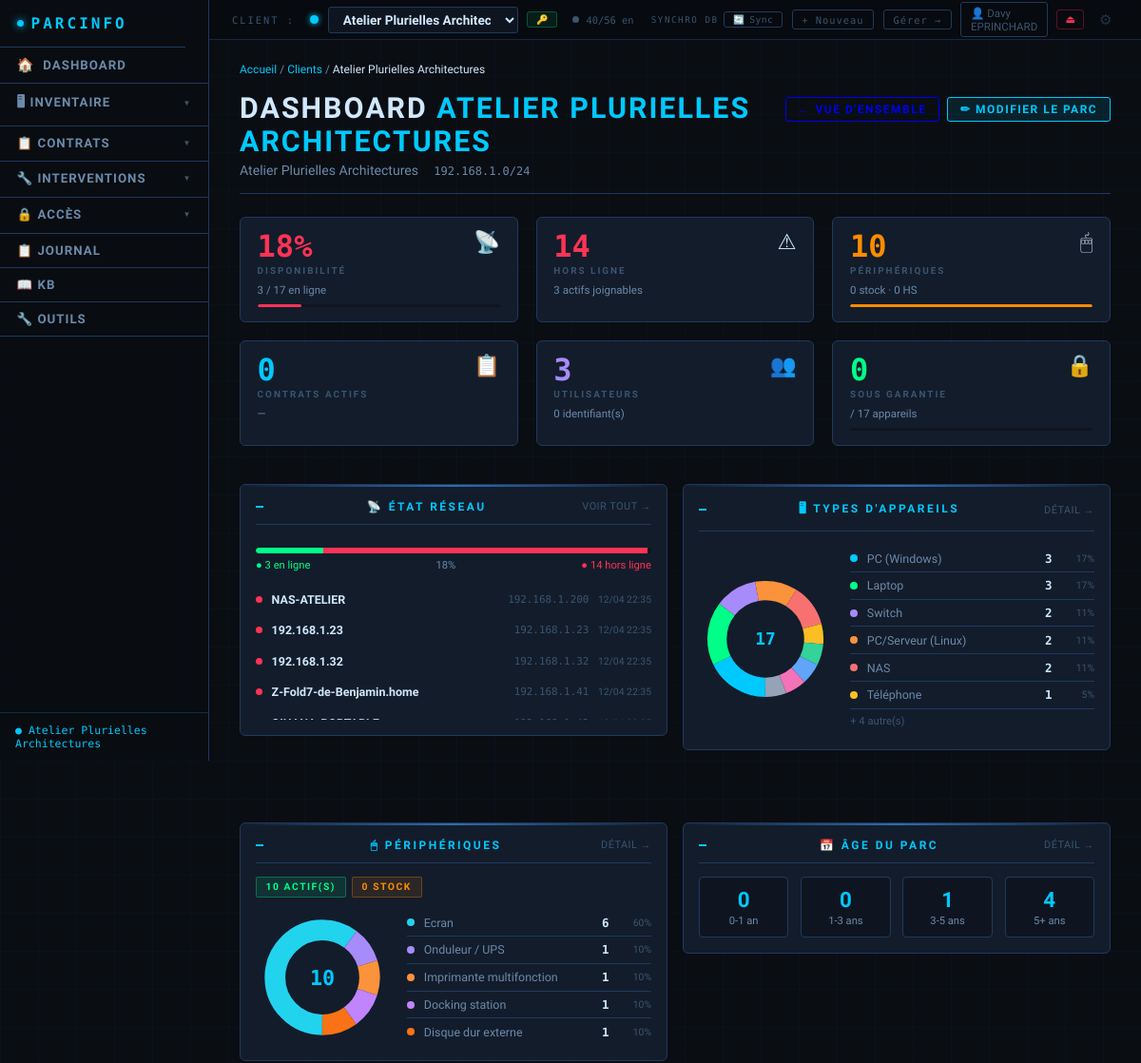
The page /client/3/dashboard (signed in, upper part) on the database as committed earlier.
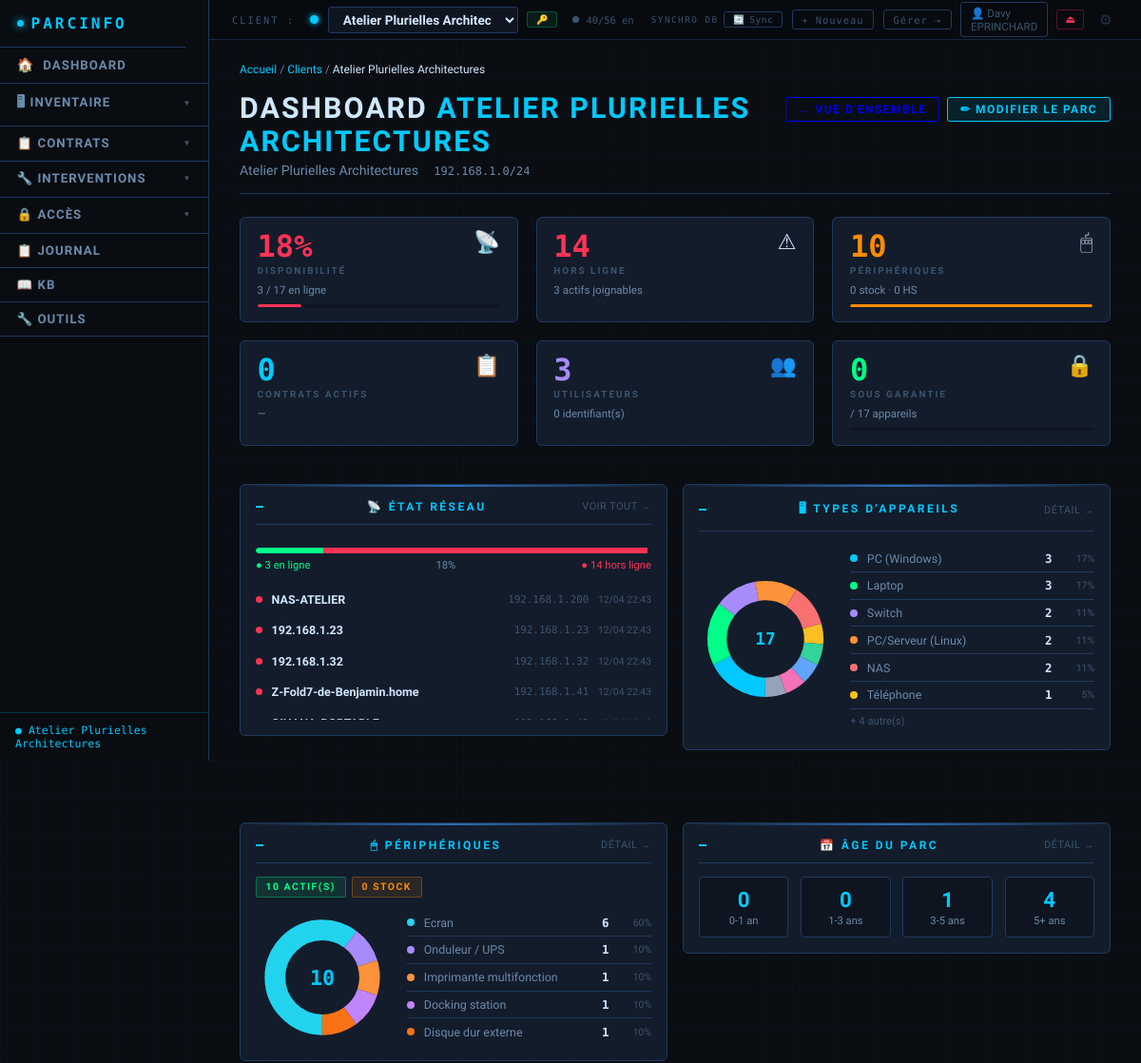
The same page on the database as committed later.
### tables this page shows
CREATE TABLE appareils (
        id INTEGER PRIMARY KEY AUTOINCREMENT,
        client_id INTEGER NOT NULL,
        nom_machine TEXT DEFAULT '', type_appareil TEXT DEFAULT '',
        marque TEXT DEFAULT '', modele TEXT DEFAULT '', numero_serie TEXT DEFAULT '',
        adresse_ip TEXT DEFAULT '', adresse_mac TEXT DEFAULT '', nom_dns TEXT DEFAULT '',
        utilisateur TEXT DEFAULT '', service TEXT DEFAULT '', localisation TEXT DEFAULT '',
        date_achat TEXT DEFAULT '', duree_garantie INTEGER DEFAULT 0, date_fin_garantie TEXT DEFAULT '',
        fournisseur TEXT DEFAULT '', prix_achat REAL, numero_commande TEXT DEFAULT '',
        os TEXT DEFAULT '', version_os TEXT DEFAULT '', ram TEXT DEFAULT '', cpu TEXT DEFAULT '',
        stockage TEXT DEFAULT '', statut TEXT DEFAULT 'actif', dernier_ping TEXT DEFAULT '',
        en_ligne INTEGER DEFAULT 0, decouvert_scan INTEGER DEFAULT 0, ports_ouverts TEXT DEFAULT '',
        notes TEXT DEFAULT '', date_creation TEXT DEFAULT '', date_maj TEXT DEFAULT '',
        user_login TEXT DEFAULT '', user_password TEXT DEFAULT '',
        admin_login TEXT DEFAULT '', admin_password TEXT DEFAULT '',
        anydesk_id TEXT DEFAULT '', anydesk_password TEXT DEFAULT '', carte_graphique TEXT DEFAULT '', av_marque TEXT DEFAULT '', av_nom TEXT DEFAULT '', av_date_debut TEXT DEFAULT '', av_date_fin TEXT DEFAULT '', av_contrat_id INTEGER, garantie_alerte_ignoree INTEGER DEFAULT 0, edr_marque TEXT DEFAULT '', edr_nom TEXT DEFAULT '', edr_date_fin TEXT DEFAULT '', edr_contrat_id INTEGER, rmm_marque TEXT DEFAULT '', rmm_nom TEXT DEFAULT '', rmm_agent_id TEXT DEFAULT '', rmm_date_fin TEXT DEFAULT '', rmm_contrat_id INTEGER, logiciels TEXT DEFAULT '[]',
        FOREIGN KEY(client_id) REFERENCES clients(id) ON DELETE CASCADE);

### app.py (the view)
@app.route('/client/<int:cid>/dashboard')
@login_required
def client_dashboard_view(cid):
    if not get_client_access(cid):
        flash('Accès refusé à ce client', 'danger')
        return redirect(url_for('index'))
    session['client_id'] = cid
    return single_client_dashboard(cid)

### app.py (called while the page is built)
def retry_db_query(query_func, max_retries=5):
    retry_delay = 0.05  # 50ms initial
    for attempt in range(max_retries):
        try:
            return query_func()
        except sqlite3.OperationalError as e:
            if 'locked' in str(e).lower() and attempt < max_retries - 1:
                time.sleep(retry_delay * (2 ** attempt))
                continue
            else:
                raise e
        except Exception as e:
            raise e

@app.context_processor
def inject_auth_context():
    u = None
    uid = session.get('auth_user_id')
    if uid:
        try:
            conn = get_db()
            u = row_to_dict(conn.execute('SELECT id,login,nom,prenom,role,logo_fichier FROM auth_users WHERE id=?', (uid,)).fetchone() or {})
            conn.close()
        except Exception:
            logger.exception('Erreur inject_auth_context')
    return dict(auth_user=u)

@app.context_processor
def inject_csrf_token():
    return dict(csrf_token=_get_csrf_token())

@app.before_request
def csrf_protect():
    validate_csrf_request()

def _compute_device_types(stats):
    return {
        'repartition': stats['repartition'],
        'types_chart': stats['types_chart'],
    }

### templates/client_dashboard.html (shortened to what the changed rows need)
{% extends "base.html" %}
{% block content %}
<div class="page-header" style="display:flex;align-items:flex-start;justify-content:space-between;gap:1rem;">
    <div>
        <h1>Dashboard <span>{{ client.nom }}</span></h1>
    </div>
</div>
{% if widget_order and enabled_widgets %}
<div class="widgets-grid">
    {% for widget_id in widget_order %}
        {% if widget_id in enabled_widgets %}
        <div class="widget-{{ widget_sizes.get(widget_id, 'large') if widget_sizes else 'large' }}{% if widget_id != 'kpi' %} widget-h-{{ widget_heights.get(widget_id, 'normal') if widget_heights else 'normal' }}{% endif %}" data-widget-id="{{ widget_id }}">
            {% if widget_id == 'critical-alerts' %}
                {% set critical = widget_data.critical_alerts if widget_data else {} %}
                {% if critical.alerts %}
                <div style="margin-bottom:1.5rem;">
                    <div class="s-head" style="color:var(--accent-red);">
                        <span>⚠ {{ critical.count }} alerte{{ 's' if critical.count > 1 }} critique{{ 's' if critical.count > 1 }}</span>
                    </div>
                    {% for alert in critical.alerts %}
                    <div class="alert-strip {% if alert.severity == 'critical' %}danger{% else %}warn{% endif %}">
                        <span>{% if alert.type == 'warranty_expired' %}🔒{% elif alert.type == 'warranty_expiring' %}🔒{% elif alert.type == 'contract_expired' %}📋{% elif alert.type == 'contract_expiring' %}📋{% elif alert.type == 'device_offline' %}📡{% elif alert.type == 'av_expiring' %}🛡{% else %}⚠{% endif %}</span>
                        <span class="as-label">{{ alert.device or alert.contract or 'Alerte' }}</span>
                        <span class="as-pill {% if alert.severity == 'critical' %}danger{% else %}warn{% endif %}">{{ alert.type.replace('_', ' ')|title }}</span>
                    </div>
                    {% endfor %}
                </div>
                {% endif %}
            {% elif widget_id == 'kpi' %}
                <div class="dash-row cols-6" style="margin-bottom:1.5rem;">
                    <div class="kpi {% if taux_dispo >= 80 %}green{% elif taux_dispo >= 50 %}orange{% else %}red{% endif %}">
                        <div class="kpi-top">
                            <div>
                                <div class="kpi-val">{{ taux_dispo }}%</div>
                                <div class="kpi-lbl">Disponibilité</div>
                            </div>
                            <span class="kpi-icon">📡</span>
                        </div>
                        <div class="kpi-sub">{{ nb_en_ligne }} / {{ nb_app_total }} en ligne</div>
                        <div class="kpi-bar"><div class="kpi-bar-fill" style="width:{{ taux_dispo }}%;background:{% if taux_dispo >= 80 %}var(--accent-green){% elif taux_dispo >= 50 %}var(--accent-orange){% else %}var(--accent-red){% endif %};"></div></div>
                    </div>
                    <div class="kpi {% if nb_hors_ligne > 0 %}red{% else %}green{% endif %}">
                        <div class="kpi-top">
                            <div>
                                <div class="kpi-val">{{ nb_hors_ligne }}</div>
                                <div class="kpi-lbl">Hors ligne</div>
                            </div>
                            <span class="kpi-icon">⚠</span>
                        </div>
                        <div class="kpi-sub">{{ nb_app_total - nb_hors_ligne }} actifs joignables</div>
                    </div>
                    <div class="kpi orange">
                        <div class="kpi-top">
                            <div>
                                <div class="kpi-val">{{ nb_periph }}</div>
                                <div class="kpi-lbl">Périphériques</div>
                            </div>
                            <span class="kpi-icon">🖱</span>
                        </div>
                        <div class="kpi-sub">{{ periph_stats.stock }} stock · {{ periph_stats.hs }} HS</div>
                        <div class="kpi-bar"><div class="kpi-bar-fill" style="width:{{ (periph_stats.actif / (nb_periph or 1) * 100)|int }}%;background:var(--accent-orange);"></div></div>
                    </div>
                    <div class="kpi accent">
                        <div class="kpi-top">
                            <div>
                                <div class="kpi-val">{{ nb_contrats }}</div>
                                <div class="kpi-lbl">Contrats actifs</div>
                            </div>
                            <span class="kpi-icon">📋</span>
                        </div>
                        {% if montant_annuel %}<div class="kpi-sub">≈ {{ "%.0f"|format(montant_annuel) }} € / an</div>{% else %}<div class="kpi-sub">—</div>{% endif %}
                    </div>
                    <div class="kpi purple">
                        <div class="kpi-top">
                            <div>
                                <div class="kpi-val">{{ nb_users }}</div>
                                <div class="kpi-lbl">Utilisateurs</div>
                            </div>
                            <span class="kpi-icon">👥</span>
                        </div>
                        <div class="kpi-sub">{{ nb_identifiants }} identifiant(s)</div>
                    </div>
                    {% if valeur_parc %}
                    <div class="kpi accent">
                        <div class="kpi-top">
                            <div>
                                <div class="kpi-val" style="font-size:1.4rem;">{{ "%.0f"|format(valeur_parc) }}€</div>
                                <div class="kpi-lbl">Valeur parc</div>
                            </div>
                            <span class="kpi-icon">💰</span>
                        </div>
                        <div class="kpi-sub">Prix d'achat total</div>
                    </div>
                    {% else %}
                    <div class="kpi green">
                        <div class="kpi-top">
                            <div>
                                <div class="kpi-val">{{ nb_garantie }}</div>
                                <div class="kpi-lbl">Sous garantie</div>
                            </div>
                            <span class="kpi-icon">🔒</span>
                        </div>
                        <div class="kpi-sub">/ {{ nb_app_total }} appareils</div>
                        <div class="kpi-bar"><div class="kpi-bar-fill" style="width:{{ (nb_garantie / (nb_app_total or 1) * 100)|int }}%;background:var(--accent-green);"></div></div>
                    </div>
                    {% endif %}
                </div>
            {% elif widget_id == 'network-status' %}
                <div class="dash-row cols-1" style="margin-bottom:1.5rem;">
                    <div class="card">
                        <div class="s-head">📡 État réseau <a href="/appareils">Voir tout →</a></div>
                        <div class="net-bar-wrap">
                            <div class="net-bar">
                                {% if nb_app_total %}
                                <div class="net-bar-on"  style="width:{{ (nb_en_ligne / nb_app_total * 100)|int }}%;"></div>
                                <div class="net-bar-off" style="width:{{ (nb_hors_ligne / nb_app_total * 100)|int }}%;"></div>
                                {% endif %}
                            </div>
                            <div class="net-legend">
                                <span style="color:var(--accent-green);">● {{ nb_en_ligne }} en ligne</span>
                                <span>{{ taux_dispo }}%</span>
                                {% if nb_hors_ligne > 0 %}<span style="color:var(--accent-red);">● {{ nb_hors_ligne }} hors ligne</span>{% endif %}
                            </div>
                        </div>
                        <div class="net-list">
                            {% for a in appareils %}
                            {% if not a.en_ligne and a.statut == 'actif' and a.adresse_ip %}
                            <div class="net-row">
                                <span class="net-led led-off"></span>
                                <span class="net-name">{{ a.nom_machine }}</span>
                                <span class="net-ip">{{ a.adresse_ip }}</span>
                                {% if a.dernier_ping_fmt %}<span class="net-ts">{{ a.dernier_ping_fmt }}</span>{% endif %}
                            </div>
                            {% endif %}
                            {% endfor %}
                            {% set en_ligne_list = appareils|selectattr('en_ligne')|list %}
                        </div>
                    </div>
                </div>
            {% elif widget_id == 'device-types' %}
                <div class="dash-row cols-1" style="margin-bottom:1.5rem;">
                    <div class="card">
                        <div class="s-head">🖥 Types d'appareils <a href="/appareils">Détail →</a></div>
                        {% if repartition %}
                        {% set total_app = repartition|sum(attribute='nb') %}
                        <div class="donut-wrap">
                            <svg width="110" height="110" viewBox="0 0 110 110" id="donut-types" style="flex-shrink:0;">
                                <circle cx="55" cy="55" r="40" fill="none" stroke="var(--bg-secondary)" stroke-width="16"/>
                            </svg>
                            <div class="donut-legend">
                                {% set colors = ['#00c9ff','#00ff88','#a78bfa','#fb923c','#f87171','#fbbf24','#34d399','#60a5fa','#f472b6','#94a3b8'] %}
                                {% for item in repartition[:6] %}
                                {% set col = colors[loop.index0 % colors|length] %}
                                <div class="leg-row">
                                    <span class="leg-dot" style="background:{{ col }};"></span>
                                    <span class="leg-name">{{ item.type }}</span>
                                    <span class="leg-val">{{ item.nb }}</span>
                                    <span class="leg-pct">{{ (item.nb / total_app * 100)|int }}%</span>
                                </div>
                                {% endfor %}
                                {% if repartition|length > 6 %}
                                <div class="leg-row" style="color:var(--text-muted);font-size:.7rem;">+ {{ repartition|length - 6 }} autre(s)</div>
                                {% endif %}
                            </div>
                        </div>
                        {% endif %}
                    </div>
                </div>
            {% endif %}
        </div>
        {% endif %}
    {% endfor %}
</div>
{% endif %}
{% endblock %}

Rows that differ between the two databases and show on the page:
changed appareils "NAS-ATELIER": dernier_ping_fmt "12/04 22:35" → "12/04 22:43"
changed appareils (number 2 of 4 on the later page): dernier_ping_fmt "12/04 22:35" → "12/04 22:43"
changed appareils (number 3 of 4 on the later page): dernier_ping_fmt "12/04 22:35" → "12/04 22:43"
changed appareils "Z-Fold7-de-Benjamin.home": dernier_ping_fmt "12/04 22:35" → "12/04 22:43"
